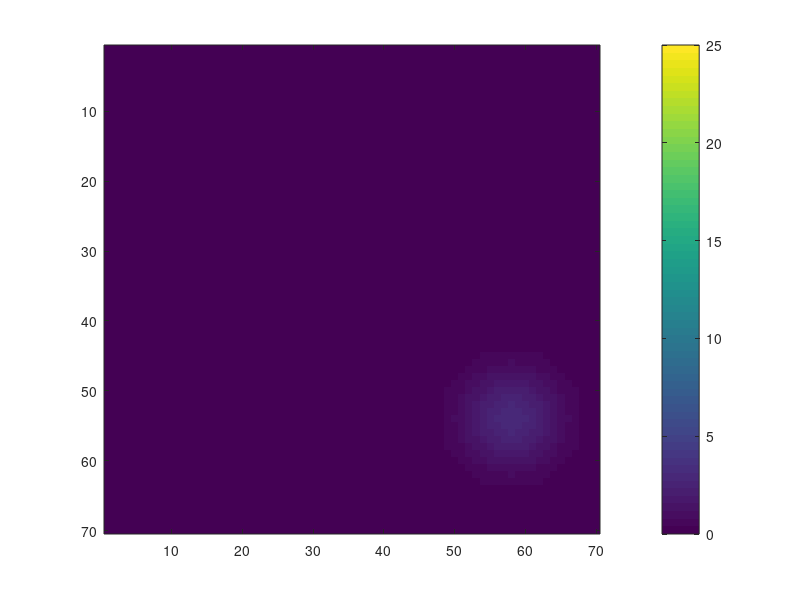

The MATLAB script that drew this image:
clear all;
close all;clc;
i=0;
c=0;
count=0;
bb=18;
for ii=bb:10:60
    if ii==bb
        yax=20:10:55;
    else
        yax=14:10:60;
    end
    for  jj=yax
        c=c+1;
        center = [ii jj]; % again, example values
        %center=[0 0];
        for amp=3;%5:10:25
            count=count+1;
            sigma = [4 4];
            R = max(sigma(:));
            %[xgrid, ygrid] = meshgrid( center(1)-R: center(1)+R,center(2)-R: center(2)+R);
            [xgrid, ygrid] = meshgrid(1:70);
            for theta = 180%:-15:45
                
                %for theta=135:-90:45
                x = (((xgrid-center(1))*cosd(theta) + (ygrid-center(2))*sind(theta))/sigma(1)).^2;
                y = (((xgrid-center(1))*sind(theta) - (ygrid-center(2))*cosd(theta))/sigma(2)).^2;
                G = amp*exp(-(x+y)/3);i=i+1;
                 G(G<1e-6)=0;
                X1(:,:,i) = G;
                label(i)=count+10;
                % figure(1);
                % contour(xgrid, ygrid, G);pause(0.01);
                % figure(1);
                imagesc(G); h=colorbar;caxis([0 25]);pause(0.05);
                max(max(G))
             
            end
            
            [ii,jj]
        end
        
        
    end
    
end
 save('amp3_X_test_sigma_4.mat','X1','label');